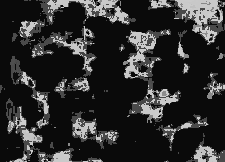
#> input picture data-processing/no_rotation_rec.png, 225 x 162 px; its folder holds 4 pictures in this run
$ python analysis.py
#> lines starting #> are read from the running program, lines starting #| are printed output that depends on the picture; long printed decimals are rounded
import os
import csv
import cv2 as cv
import numpy as np
import matplotlib.pyplot as plt
import datetime


# 輝度値の割合
def remove_zeros_and_get_indices(arr):
    non_zero_values = []
    non_zero_indices = []

    for index, value in enumerate(arr):
        if value != 0:
            non_zero_values.append(value)
            non_zero_indices.append(index)

    return non_zero_indices, non_zero_values


# 画像ファイルが格納されているディレクトリのパス
image_dir = "data-processing"
# 画像の出力先のディレクトリのパス
output_dir = "histgram"
# 画像ファイルの拡張子
image_extension = ".png"
# ディレクトリ内の画像ファイルのリストを取得
image_files = [f for f in os.listdir(image_dir) if f.endswith(image_extension)]

# csvファイルの出力先のファイル
output_csv = "percentage"

# フォルダを生成するディレクトリのパスを指定
output_directory_histgram = 'C:/Users/puu02/Documents/03_JobHanting/summer_intern/Bosch/programm/hoge/histgram/'
output_directory_percentage = 'C:/Users/puu02/Documents/03_JobHanting/summer_intern/Bosch/programm/hoge/percentage/'

# 現在の日付と時間を取得
current_datetime = datetime.datetime.now()
date_str = current_datetime.strftime('%Y-%m-%d')
time_str = current_datetime.strftime('%H-%M-%S')
# フォルダ名を生成
folder_name = f'{date_str}_{time_str}'
# フォルダの絶対パスを生成
folder_path_histgram = os.path.join(output_directory_histgram, folder_name)
folder_path_percentage = os.path.join(output_directory_percentage, folder_name)
# フォルダを生成
os.makedirs(folder_path_histgram)
os.makedirs(folder_path_percentage)


# リスト内の画像ファイルを順に処理
for image_file in image_files:
    # 読み込む画像のディレクトリ
    image_path = os.path.join(image_dir, image_file)
    # 画像の読み込み
    image = cv.imread(image_path, cv.IMREAD_GRAYSCALE)
#> image is the input picture: shape (162, 225); min 2, max 207, mean 45.4

    if image is not None:
        # ヒストグラムの表示
        image_hist = cv.calcHist([image], [0], None, [256], [0, 256])
#> image_hist = 256 values, max 25445 at index 10, min 0 at index 0, mean 142.4
        fig, ax = plt.subplots(dpi=100)
        # ヒストグラムの保存
        plt.plot(image_hist)
        # plt.show()

        # 出力する画像の名前
        output_filename = f"{image_file}"
        # 出力する画像のパス
        output_path_image = os.path.join(folder_path_histgram, output_filename)
        # 画像の保存
        plt.savefig(output_path_image)
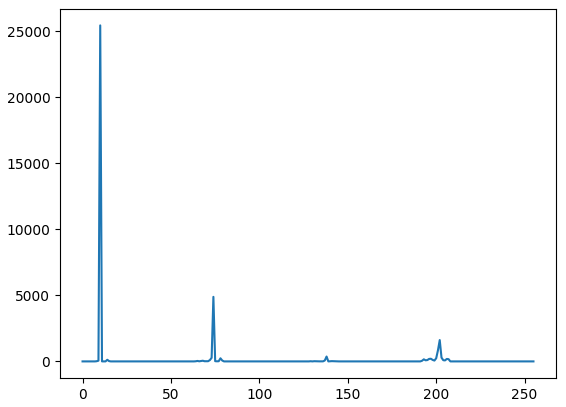
#> figure drawn by matplotlib, 1 panel; curve peaks at x = 10, y = 25445
        # 出力した画像の名前を表示
        print("Processing:", image_file)

        # 画像の平均値
        img_average = np.average(image)
#> img_average = 45.39
        print(img_average)
#| 45.387
        # 画像の標準偏差
        img_std = np.std(image)
#> img_std = 64.01
        print(img_std)
#| 64.013

        # 輝度の割合を配列に保存
        luminance_sum = np.sum(image_hist)
#> luminance_sum = 36450
        luminance_ratio = np.zeros(256)
        for i in range(len(luminance_ratio)):
            temp_ratio = image_hist[i]*100/luminance_sum
            luminance_ratio[i] = np.round(temp_ratio,1)
#> this loop made 256 passes
#> temp_ratio on passes 1 to 3: [0], [0], [0.00274]
#> after the loop, luminance_ratio = 256 values, max 69.8 at index 10, min 0 at index 0, mean 0.388

        # ゼロを取り除いたときの配列番号と値を表示
        non_zero_indices, non_zero_values = remove_zeros_and_get_indices(luminance_ratio)
#> the loop in remove_zeros_and_get_indices, `for index, value in enumerate(arr):` made 256 passes
#> after the loop in remove_zeros_and_get_indices, `for index, value in enumerate(arr):`: non_zero_indices = 31 values from 9 to 207; non_zero_values = 31 values, max 69.8 at index 1, min 0.1 at index 0, mean 3.2
#> non_zero_indices = 31 values from 9 to 207
        for index, value in zip(non_zero_indices, non_zero_values):
            print(f"Luminance: {index}, ratio: {value} %")
#> this loop made 31 passes
#> (index, value) on passes 1 to 12: (9, 0.1), (10, 69.8), (14, 0.3), (15, 0.1), (65, 0.1), (67, 0.1), (68, 0.1), (72, 0.3), (73, 0.7), (74, 13.4), (78, 0.6), (79, 0.2)
#| Luminance: 9, ratio: 0.1 %
#| Luminance: 10, ratio: 69.800 %
#| Luminance: 14, ratio: 0.3 %
#| Luminance: 15, ratio: 0.1 %
#| Luminance: 65, ratio: 0.1 %
#| Luminance: 67, ratio: 0.1 %
#| Luminance: 68, ratio: 0.1 %
#| Luminance: 72, ratio: 0.3 %
#> (further printed lines are left out)

        csv_filename = f"{image_file}" + ".csv"
        # 出力する画像のパス
        output_path_csv = os.path.join(output_csv, csv_filename)
        # raw dataの書き込み
        with open(output_path_csv, 'w', newline="") as f:
            writer = csv.writer(f)
            writer.writerow(['luminance', 'percentage'])
            for index, value in zip(non_zero_indices, non_zero_values):
                writer.writerow([index, value])

    else:
        print("Error reading image:", image_file)
#> pass 2 of the loop `for image_file in image_files:`:
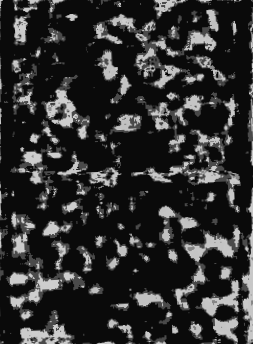
#> input picture data-processing/nolight_evening_FG.png, 253 x 344 px
#> image is the input picture: shape (344, 253); min 3, max 207, mean 46.7
#> image_hist = 256 values, max 54333 at index 10, min 0 at index 0, mean 340
#> `plt.savefig(output_path_image)`:
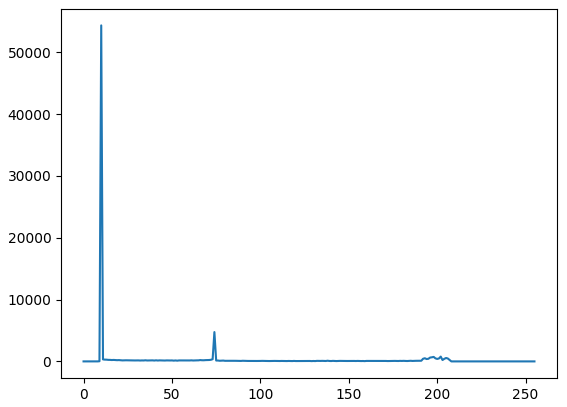
#> figure drawn by matplotlib, 1 panel; curve peaks at x = 10, y = 54333
#> img_average = 46.72
#| 46.720
#> img_std = 62.23
#| 62.231
#> luminance_sum = 87032
#> the loop `for i in range(len(luminance_ratio)):` made 256 passes
#> after the loop `for i in range(len(luminance_ratio)):`: luminance_ratio = 256 values, max 62.4 at index 10, min 0 at index 0, mean 0.4
#> the loop in remove_zeros_and_get_indices (call 2), `for index, value in enumerate(arr):` made 256 passes
#> `non_zero_indices, non_zero_values = remove_zeros_and_get_indices(lumin..`: non_zero_indices = 198 values from 10 to 207; non_zero_values = 198 values, max 62.4 at index 0, min 0.1 at index 41, mean 0.517
#> the loop `for index, value in zip(non_zero_indices, non_zero_values):` made 198 passes
#> value on passes 1 to 3: 62.4, 0.4, 0.3
#> (printed output is left out)
#> pass 3 of the loop `for image_file in image_files:`:
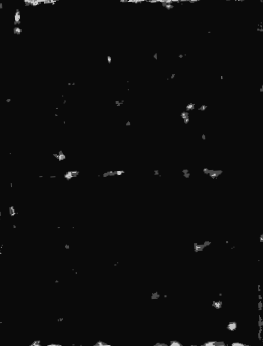
#> input picture data-processing/nomal_FG.png, 263 x 346 px
#> image is the input picture: shape (346, 263); min 9, max 204, mean 12
#> image_hist = 256 values, max 88153 at index 10, min 0 at index 0, mean 355.5
#> `plt.savefig(output_path_image)`:
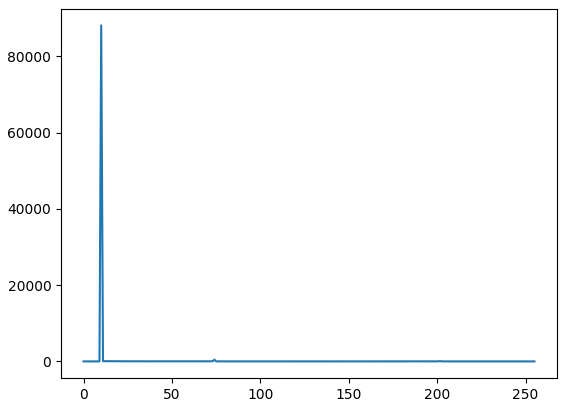
#> figure drawn by matplotlib, 1 panel; curve peaks at x = 10, y = 88153
#> img_average = 12.04
#> img_std = 14.88
#> luminance_sum = 90998
#> the loop `for i in range(len(luminance_ratio)):` made 256 passes
#> after the loop `for i in range(len(luminance_ratio)):`: luminance_ratio = 256 values, max 96.9 at index 10, min 0 at index 0, mean 0.382
#> `non_zero_indices, non_zero_values = remove_zeros_and_get_indices(lumin..`: non_zero_indices = [10, 11, 12, 16, 74, 201, 202]; non_zero_values = [96.9, 0.1, 0.1, 0.1, 0.5, 0.1, 0.1]
#> the loop `for index, value in zip(non_zero_indices, non_zero_values):` made 7 passes
#> (index, value) on passes 1 to 7: (10, 96.9), (11, 0.1), (12, 0.1), (16, 0.1), (74, 0.5), (201, 0.1), (202, 0.1)
#> the loop made 4 passes; the first 3 are shown
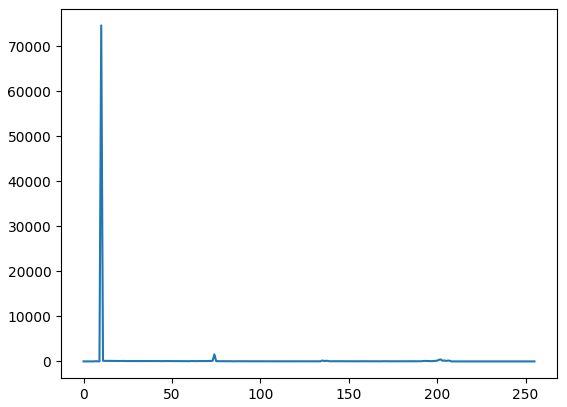
#> figure drawn by matplotlib, 1 panel; curve peaks at x = 10, y = 74658
